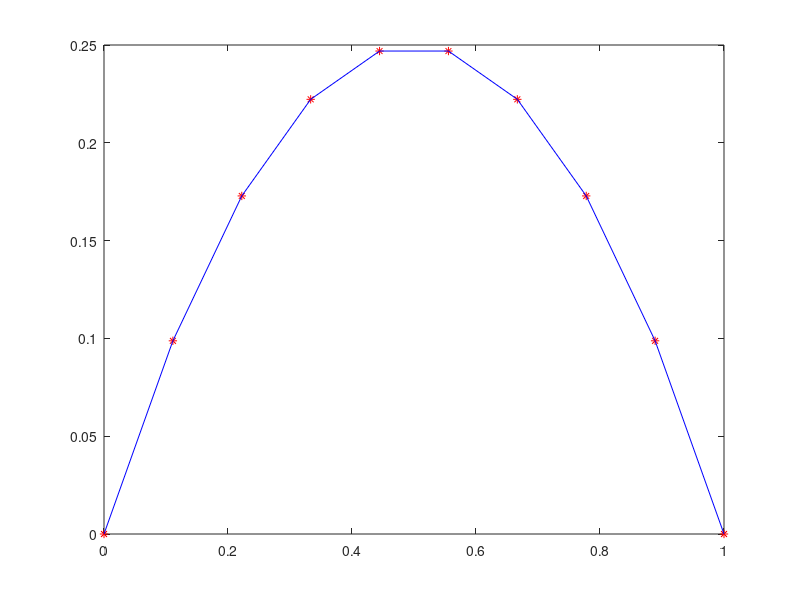

Here is the MATLAB script that generated this plot:
L = 1;
n = 10;
h = L / (n-1);
x = [0:h:L];
f = 2;

b = -2.*h^2*ones(n,1); % sin condiciones iniciales
b(1)=0; % condición inicial (índices empiezan en 1)
b(n)=0; % condición inicial

a = zeros(n); % matriz nula
a(1,1)=1; % condición inicial
a(n,n)=1; % condición inicial

v = [1 -2 1];
for i = 2:n-1
  % a(i,i-1:i+1) = v;
  for j = 1:3
    a(i,i-2+j)=v(j);
  endfor
endfor

u = a\b; % resolver sistema

uReal = @(x) -x.^2 + x;

plot(x,u,'r*',x,uReal(x),'b');
